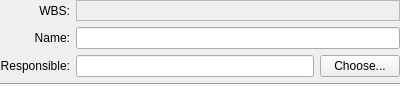
<?xml version="1.0" encoding="UTF-8"?>
<ui version="4.0">
 <author>Dag Andersen &lt;danders@get2net.dk&gt;</author>
 <class>KPlato::SummaryTaskGeneralPanelBase</class>
 <widget class="QWidget" name="KPlato::SummaryTaskGeneralPanelBase">
  <property name="geometry">
   <rect>
    <x>0</x>
    <y>0</y>
    <width>400</width>
    <height>86</height>
   </rect>
  </property>
  <property name="minimumSize">
   <size>
    <width>400</width>
    <height>0</height>
   </size>
  </property>
  <layout class="QVBoxLayout" name="verticalLayout">
   <property name="margin">
    <number>0</number>
   </property>
   <item>
    <layout class="QGridLayout" name="gridLayout">
     <item row="0" column="0">
      <widget class="QLabel" name="wbslabel">
       <property name="toolTip">
        <string>Work Breakdown Structure</string>
       </property>
       <property name="text">
        <string>WBS:</string>
       </property>
       <property name="wordWrap">
        <bool>false</bool>
       </property>
       <property name="alignment">
        <set>Qt::AlignRight|Qt::AlignTrailing|Qt::AlignVCenter</set>
       </property>
      </widget>
     </item>
     <item row="1" column="0">
      <widget class="QLabel" name="namelabel">
       <property name="whatsThis">
        <string>The name of the Task.</string>
       </property>
       <property name="text">
        <string>Name:</string>
       </property>
       <property name="wordWrap">
        <bool>false</bool>
       </property>
       <property name="alignment">
        <set>Qt::AlignRight|Qt::AlignTrailing|Qt::AlignVCenter</set>
       </property>
       <property name="buddy">
        <cstring>namefield</cstring>
       </property>
      </widget>
     </item>
     <item row="1" column="1">
      <widget class="KLineEdit" name="namefield">
       <property name="sizePolicy">
        <sizepolicy hsizetype="Expanding" vsizetype="Fixed">
         <horstretch>0</horstretch>
         <verstretch>0</verstretch>
        </sizepolicy>
       </property>
       <property name="focusPolicy">
        <enum>Qt::WheelFocus</enum>
       </property>
       <property name="whatsThis">
        <string>The name of the Task.</string>
       </property>
      </widget>
     </item>
     <item row="2" column="0">
      <widget class="QLabel" name="leaderlabel">
       <property name="whatsThis">
        <string>The person responsible for this task.

This is not limited to persons available in a resource group but can be anyone. You can even directly access your address book with the Choose button.</string>
       </property>
       <property name="text">
        <string>Responsible:</string>
       </property>
       <property name="wordWrap">
        <bool>false</bool>
       </property>
       <property name="alignment">
        <set>Qt::AlignRight|Qt::AlignTrailing|Qt::AlignVCenter</set>
       </property>
       <property name="buddy">
        <cstring>leaderfield</cstring>
       </property>
      </widget>
     </item>
     <item row="2" column="1">
      <layout class="QHBoxLayout">
       <property name="margin">
        <number>0</number>
       </property>
       <item>
        <widget class="KLineEdit" name="leaderfield">
         <property name="focusPolicy">
          <enum>Qt::WheelFocus</enum>
         </property>
         <property name="whatsThis">
          <string>The person responsible for this task.

This is not limited to persons available in a resource group but can be anyone. You can even directly access your address book with the Choose button.</string>
         </property>
        </widget>
       </item>
       <item>
        <widget class="QPushButton" name="chooseLeader">
         <property name="toolTip">
          <string>Insert a person from your address book</string>
         </property>
         <property name="text">
          <string>Choose...</string>
         </property>
         <property name="shortcut">
          <string/>
         </property>
        </widget>
       </item>
      </layout>
     </item>
     <item row="0" column="1">
      <widget class="QLabel" name="wbsfield">
       <property name="frameShape">
        <enum>QFrame::StyledPanel</enum>
       </property>
       <property name="frameShadow">
        <enum>QFrame::Sunken</enum>
       </property>
       <property name="text">
        <string/>
       </property>
       <property name="wordWrap">
        <bool>false</bool>
       </property>
      </widget>
     </item>
    </layout>
   </item>
   <item>
    <widget class="Line" name="line">
     <property name="orientation">
      <enum>Qt::Horizontal</enum>
     </property>
    </widget>
   </item>
  </layout>
 </widget>
 <customwidgets>
  <customwidget>
   <class>KLineEdit</class>
   <extends>QLineEdit</extends>
   <header>klineedit.h</header>
   <container>1</container>
  </customwidget>
 </customwidgets>
 <tabstops>
  <tabstop>namefield</tabstop>
  <tabstop>leaderfield</tabstop>
  <tabstop>chooseLeader</tabstop>
  <tabstop>wbsfield</tabstop>
 </tabstops>
 <resources/>
 <connections/>
</ui>
